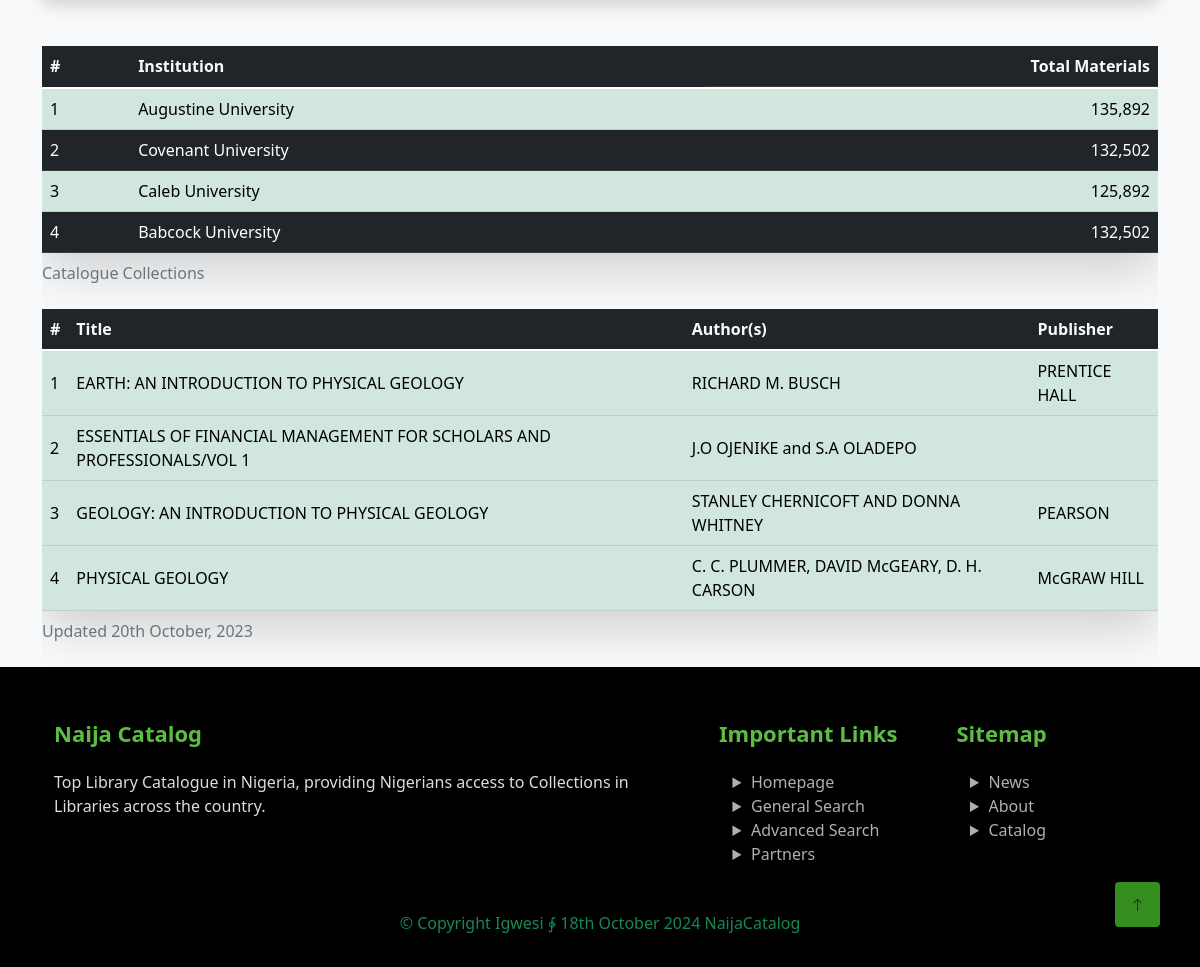
Before: / (lower part) with the older database file.
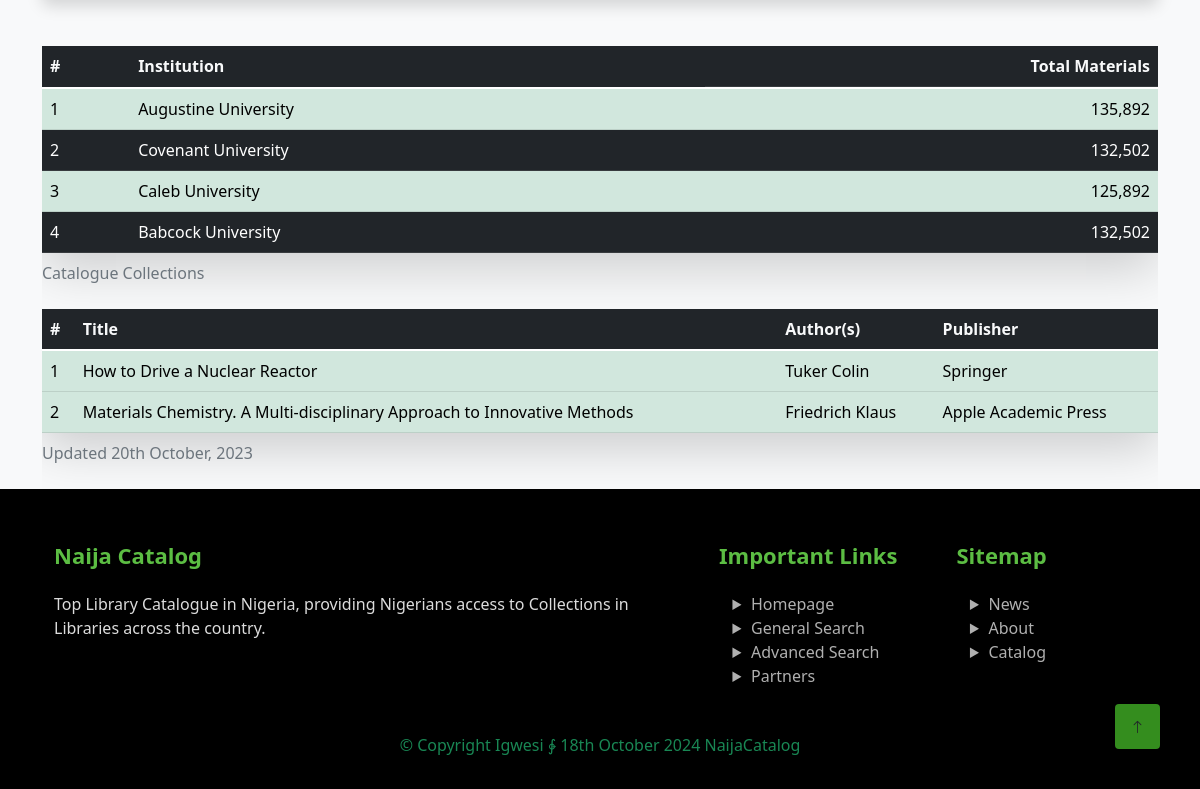
After: the same page with the newer database file.
### apps/catalogue/models.py (models this page shows, shortened)
class Book(models.Model):
    title           = models.CharField(max_length=200, blank=True)
    author          = models.CharField(max_length=200, blank=True)
    edition         = models.CharField(max_length=200, blank=True)
    subject         = models.CharField(max_length=200, blank=True)
    publisher       = models.CharField(max_length=200, blank=True)
    isbn            = models.CharField(max_length=200, blank=True, verbose_name="ISBN")
    call_no                 = models.CharField(max_length=200, blank=True, verbose_name="Call Number")
    place_of_publication    = models.CharField(max_length=200, blank=True, verbose_name="Publisher Location")
    year_published  = models.CharField(max_length=4, blank=True)
    is_available    = models.BooleanField(default=True)
    edited          = models.BooleanField(default=False)
    slug            = models.SlugField(blank=True, null=True, max_length=500)
    institution     = models.ForeignKey(Institution, default=0,  on_delete=models.PROTECT)
    class Meta:
        verbose_name_plural = "Library Books"
        ordering = ['title']

### frontend/views.py (the view)
# urls.py: path('', views.homepage, name="homepage"),
def homepage(request):
    context = {}
    page = "homepage"
    try:
        books = Book.objects.all().order_by('title','author','subject')[:4]
        institutions = Institution.objects.all()
        context = {
            'page': page,
            'search':searchForm(),
            'studform':  StudentRegistration(),
            'Instiform': InstitutionRegistration(),
            'books': books,
            'institutions':institutions,
        }
        return render(request, 'homepage.html', context)
    except Exception as e:
        print(e)
    return render(request, 'homepage.html')

### templates/homepage.html (shortened to what this page needs)
{% extends 'base.html' %}
{% load static %}
{% block content %}
            <div class="container">
                {% if books %}
                <div class="table-responsive">
                    <table class="table table-hover table-dark align-middle shadow-lg">
                        <thead class="text-light">
                            <caption>Catalogue Collections</caption>
                            <tr>
                                <th class="text-light">#</th>
                                <th class="text-light">Institution</th>
                                <th class="text-light d-flex justify-content-end">Total Materials</th>
                            </tr>
                        </thead>
                        <tbody class="table-group-divider">
                            <tr class="table-success" >
                                <td scope="row">1</td>
                                <td>Augustine University</td>
                                <td class="d-flex justify-content-end">135,892</td>
                            </tr>
                            <tr class="table-dark" >
                                <td scope="row">2</td>
                                <td>Covenant University</td>
                                <td class="d-flex justify-content-end">132,502</td>
                            </tr>
                            <tr class="table-success" >
                                <td scope="row">3</td>
                                <td>Caleb University</td>
                                <td class="d-flex justify-content-end">125,892</td>
                            </tr>
                            <tr class="table-dark" >
                                <td scope="row">4</td>
                                <td>Babcock University</td>
                                <td class="d-flex justify-content-end">132,502</td>
                            </tr>
                        </tbody>
                    </table>
                </div>
                <div class="table-responsive">
                    <table class="table table-hover table-dark align-middle shadow-lg">
                        <thead class="text-light">
                            <caption>Updated 20th October, 2023</caption>
                            <tr>
                                <th class="text-light">#</th>
                                <th class="text-light">Title</th>
                                <th class="text-light">Author(s)</th>
                                <th class="text-light">Publisher</th>
                            </tr>
                        </thead>
                        <tbody class="table-group-divider">
                            {% for book in books  %}
                            <tr class="table-success" >
                                <td scope="row">{{ forloop.counter }}</td>
                                <td>{{book.title}}</td>
                                <td>{{book.author}}</td>
                                <td>{{book.publisher}}</td>
                            </tr>
                            {% endfor %}
                        </tbody>
                    </table>
                </div>
                {% endif %}
            </div>
{% endblock %}

Changed rows visible on the page:
removed Book: title "ESSENTIALS OF FINANCIAL MANAGEMENT FOR SCHOLARS AND PROFESSIONALS/VOL 1", author "J.O OJENIKE and S.A OLADEPO"
removed Book: title "GEOLOGY: AN INTRODUCTION TO PHYSICAL GEOLOGY", author "STANLEY CHERNICOFT AND DONNA WHITNEY", publisher "PEARSON"
removed Book: title "PHYSICAL GEOLOGY", author "C. C. PLUMMER, DAVID McGEARY, D. H. CARSON", publisher "McGRAW HILL"
now on this page (row edited): Book: title "How to Drive a Nuclear Reactor", author "Tuker Colin", publisher "Springer"
changed Book: title "EARTH: AN INTRODUCTION TO PHYSICAL GEOLOGY" → "Materials Chemistry. A Multi-disciplinary Approach to Innovative Methods"; author "RICHARD M. BUSCH" → "Friedrich Klaus"; publisher "PRENTICE HALL" → "Apple Academic Press"
